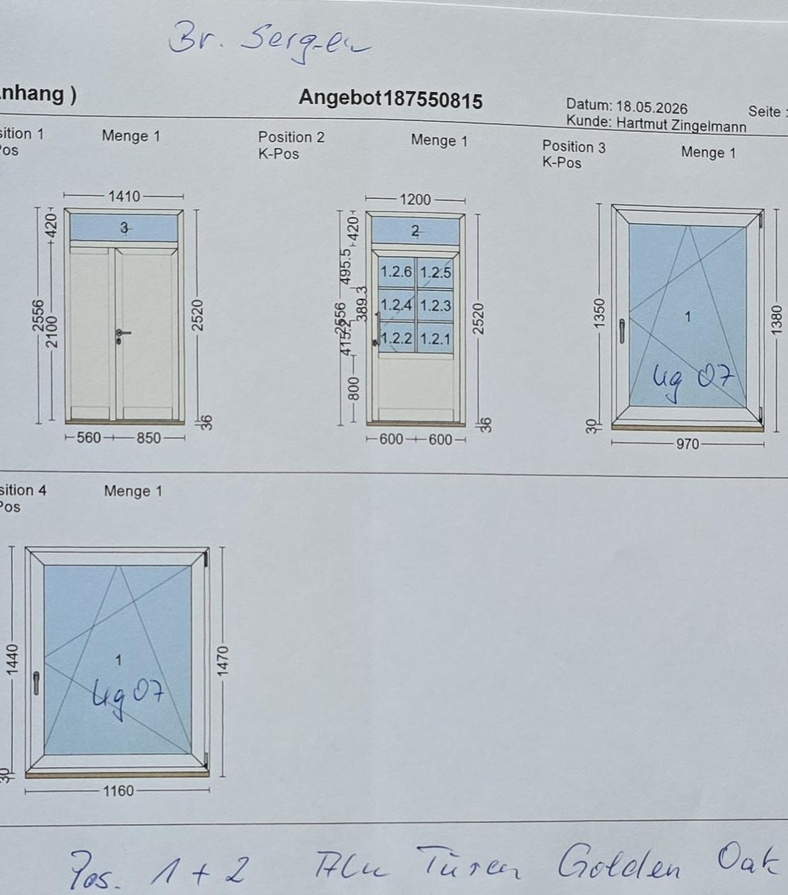
#> input picture samples/geometry_region.jpg, 788 x 895 px, shrunk from 1114 x 1265 before the run
$ python -i ocr_dimensions.py   (imports and definitions only)
#> lines starting #> are read from the running program, lines starting #| are printed output that depends on the picture; after the words box and inside, x2 and y2 are one past the last pixel; in counts of white or black regions, pixels touching at a corner belong together
#> in ocr_dimensions, image is the input picture: shape (895, 788, 3); mean B, G, R 198.3, 191.5, 184.6
### app/core/extractors/dimensions/detect_dimension_regions.py
import cv2


LINE_THRESHOLD = 25
HORIZONTAL_GAP = 50


def detect_dimension_regions(image_path: str):

#> called with image_path = '../../../../samples/geometry_region.jpg'
    image = cv2.imread(
        image_path
    )

    gray = cv2.cvtColor(
        image,
        cv2.COLOR_BGR2GRAY
    )
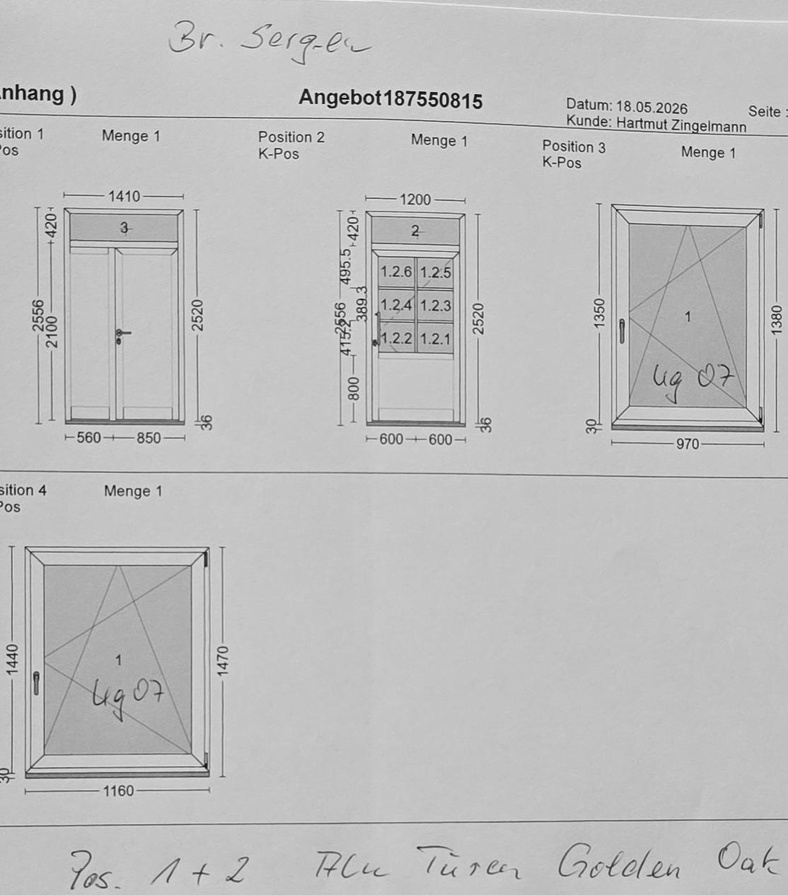
#> gray: shape (895, 788); min 0, max 252, mean 190.3

    blur = cv2.GaussianBlur(

        gray,

        (5, 5),

        0
    )

    thresh = cv2.adaptiveThreshold(

        blur,

        255,

        cv2.ADAPTIVE_THRESH_GAUSSIAN_C,

        cv2.THRESH_BINARY_INV,

        11,

        2
    )
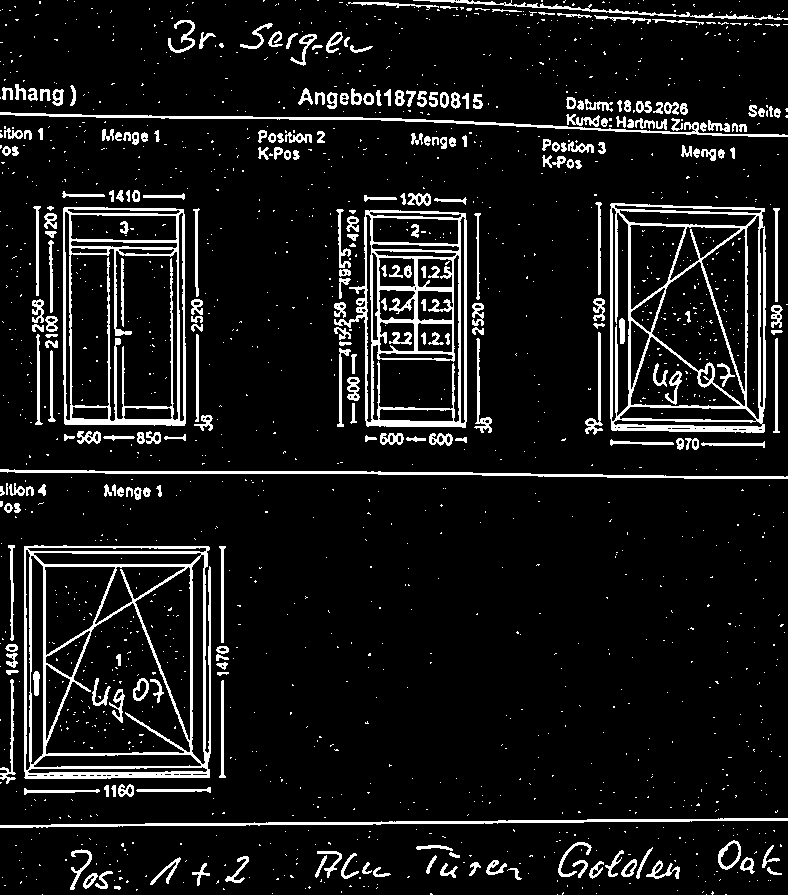
#> thresh: shape (895, 788); 9.4% white; 1597 white regions (1331 under 20 px)

    contours, _ = cv2.findContours(

        thresh,

        cv2.RETR_EXTERNAL,

        cv2.CHAIN_APPROX_SIMPLE
    )
#> contours = 1272 contours, 1044 with area under 20; largest, box (x1, y1, x2, y2) and area: (24, 545, 211, 779) 42264, (610, 203, 766, 433) 34724, (63, 207, 186, 426) 26220, (334, 210, 467, 428) 21944, (0, 469, 788, 479) 1511

    raw_regions = []

    for contour in contours:

        x, y, w, h = cv2.boundingRect(
            contour
        )

        if w < 8:
            continue

        if h < 8:
            continue

        if w > 80:
            continue

        if h > 80:
            continue

        raw_regions.append(
            (x, y, w, h)
        )
#> this loop made 1272 passes
#> (x, y, w, h) on passes 2 to 4: (706, 894, 1, 1), (557, 894, 1, 1), (42, 894, 1, 1)
#> after the loop, raw_regions = 133 items, first 6: (83, 873, 15, 16), (95, 871, 18, 18), (507, 868, 15, 12), (767, 867, 15, 8), (373, 867, 18, 10), (440, 863, 18, 15)

    raw_regions = sorted(
        raw_regions,
        key=lambda r: (r[1], r[0])
    )
#> raw_regions = 133 items, first 6: (594, 15, 57, 9), (168, 20, 27, 33), (240, 23, 33, 26), (268, 31, 15, 16), (199, 32, 17, 17), (326, 32, 17, 21)

    groups = []

    for region in raw_regions:

        x, y, w, h = region

        added = False

        for group in groups:

            gx, gy, gw, gh = group

            same_line = (
                abs(y - gy) < LINE_THRESHOLD
            )

            close_horizontal = (
                abs(x - (gx + gw)) < HORIZONTAL_GAP
            )

            if same_line and close_horizontal:

                new_x = min(gx, x)

                new_y = min(gy, y)

                new_w = max(
                    gx + gw,
                    x + w
                ) - new_x

                new_h = max(
                    gy + gh,
                    y + h
                ) - new_y

                group[0] = new_x
                group[1] = new_y
                group[2] = new_w
                group[3] = new_h

                added = True

                break

        if not added:

            groups.append(
                [x, y, w, h]
            )
#> this loop made 133 passes
#> (x, y, w, h) on passes 1 to 12: (594, 15, 57, 9), (168, 20, 27, 33), (240, 23, 33, 26), (268, 31, 15, 16), (199, 32, 17, 17), (326, 32, 17, 21), (286, 33, 12, 16), (290, 34, 27, 32), (350, 45, 23, 8), (15, 84, 11, 16), (2, 87, 11, 13), (28, 88, 10, 13)

    return [

        tuple(group)

        for group in groups
    ]

### app/core/extractors/dimensions/ocr_dimensions.py
import re

import cv2
import pytesseract

from app.core.extractors.dimensions.detect_dimension_regions import (
    detect_dimension_regions
)


def is_dimension_text(text: str):

    text = text.strip()

    if not text:

        return False

    digits = re.sub(
        r"[^0-9]",
        "",
        text
    )

    if len(digits) < 3:

        return False

    if len(digits) > 5:

        return False

    return True


def clean_dimension_text(text: str):

    digits = re.sub(
        r"[^0-9]",
        "",
        text
    )

    return digits


def prepare_crop_for_ocr(crop):

    gray = cv2.cvtColor(
        crop,
        cv2.COLOR_BGR2GRAY
    )

    padded = cv2.copyMakeBorder(

        gray,

        20,
        20,
        20,
        20,

        cv2.BORDER_CONSTANT,

        value=255
    )

    _, thresh = cv2.threshold(

        padded,

        150,

        255,

        cv2.THRESH_BINARY
    )

    return thresh


def rotate_if_vertical(crop):

    h, w = crop.shape[:2]

    if h > w:

        crop = cv2.rotate(

            crop,

            cv2.ROTATE_90_CLOCKWISE
        )

    return crop


def ocr_dimensions(image_path: str):

    image = cv2.imread(
        image_path
    )

    regions = detect_dimension_regions(
        image_path
    )

    results = []

    for region in regions:

        x, y, w, h = region

        crop = image[
            y:y+h,
            x:x+w
        ]

        crop = rotate_if_vertical(
            crop
        )

        crop = prepare_crop_for_ocr(
            crop
        )

        text = pytesseract.image_to_string(

            crop,

            config="--psm 7 digits"
        )

        text = text.strip()

        if not is_dimension_text(
            text
        ):

            continue

        cleaned = clean_dimension_text(
            text
        )

        results.append({

            "text": cleaned,

            "x": x,
            "y": y,
            "w": w,
            "h": h
        })
#> this loop made 1 pass
#> pass 1, in prepare_crop_for_ocr, `padded = cv2.copyMakeBorder(  gray,  20, 20, 20, 20,  cv2.BORDER_CONST..`:
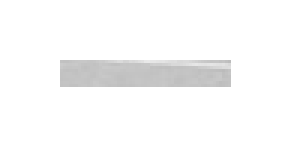
#> padded: shape (49, 97) (shown 3 times larger); min 187, max 255, mean 248.9

    return results

#> (the run stopped early here; a loop or call above may not have finished)

$ run again, on samples/zapytanie1.jpg
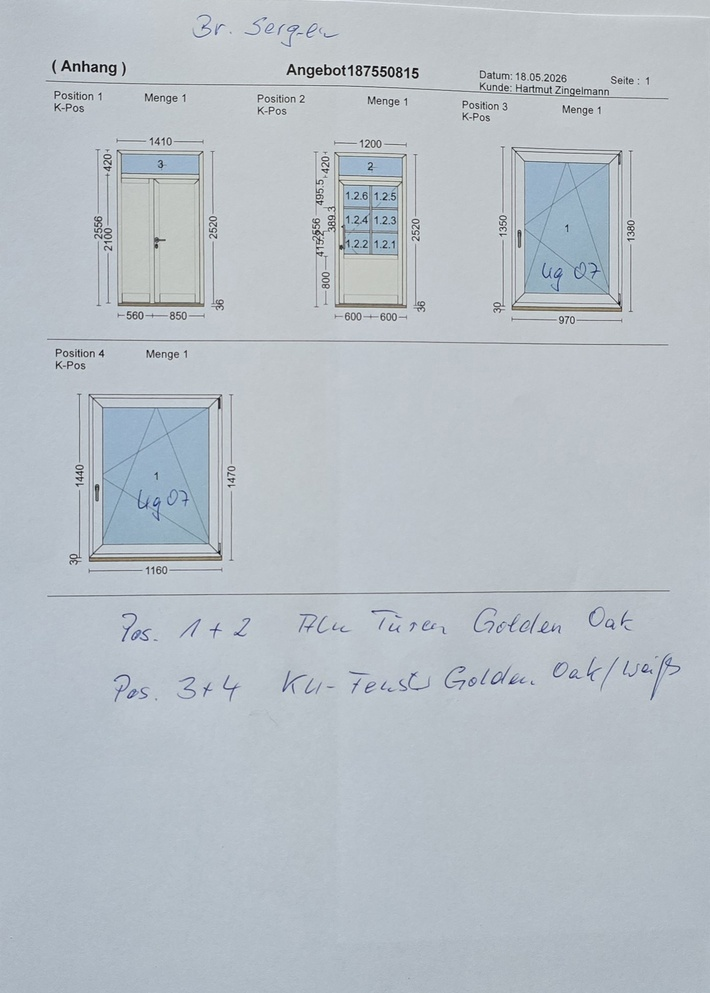
#> input picture samples/zapytanie1.jpg, 710 x 993 px, shrunk from 1392 x 1946 before the run
#> in ocr_dimensions, image is the input picture: shape (993, 710, 3); mean B, G, R 198.1, 190.9, 183.1
#> in detect_dimension_regions, `thresh = cv2.adaptiveThreshold(  blur,  255,  cv2.ADAPTIVE_THRESH_GAUS..`:
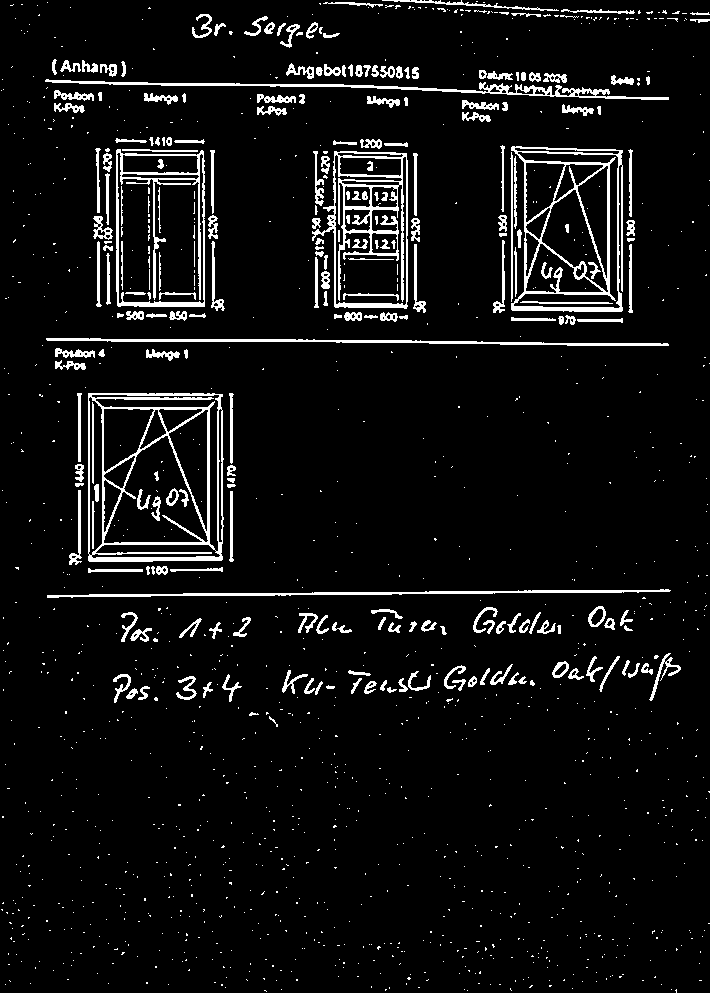
#> thresh: shape (993, 710); 6.4% white; 1377 white regions (1136 under 20 px)
#> contours = 1279 contours, 1108 with area under 20; largest, box (x1, y1, x2, y2) and area: (88, 393, 224, 562) 22392, (511, 146, 623, 312) 15764, (116, 149, 205, 307) 13370, (312, 151, 408, 309) 11477, (45, 79, 669, 100) 1670
#> the loop in detect_dimension_regions, `for contour in contours: ` made 1279 passes
#> (x, y, w, h) on passes 1, 4, 5: (467, 990, 1, 1), (671, 989, 1, 1), (464, 989, 1, 1)
#> after the loop in detect_dimension_regions, `for contour in contours:`: raw_regions = 108 items, first 6: (269, 716, 9, 11), (126, 688, 12, 11), (138, 686, 12, 14), (203, 682, 10, 16), (364, 681, 13, 13), (315, 681, 8, 14)
#> in detect_dimension_regions, `raw_regions = sorted( raw_regions, key=lambda r: (r[1], r[0]) )`: raw_regions = 108 items, first 6: (192, 14, 20, 24), (244, 16, 24, 20), (264, 22, 11, 12), (306, 22, 12, 17), (214, 23, 12, 13), (277, 23, 9, 13)
#> the loop in detect_dimension_regions, `for region in raw_regions: ` made 108 passes
#> after the loop in detect_dimension_regions, `for region in raw_regions:`: group = [126, 686, 24, 14]; groups = 53 items, first 6: [192, 14, 126, 34], [214, 23, 12, 13], [60, 60, 57, 17], [286, 63, 109, 16], [479, 70, 155, 15], [54, 90, 40, 23]
#> regions = 53 items, first 6: (192, 14, 126, 34), (214, 23, 12, 13), (60, 60, 57, 17), (286, 63, 109, 16), (479, 70, 155, 15), (54, 90, 40, 23)
#> the loop in ocr_dimensions, `for region in regions: ` made 1 pass
#> pass 1, in prepare_crop_for_ocr, `_, thresh = cv2.threshold(  padded,  150,  255,  cv2.THRESH_BINARY )`:
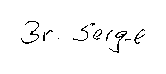
#> thresh: shape (74, 166); 97.5% white; black in thin lines or dots, all inside (x1, y1, x2, y2) = (21, 21, 145, 53)
#> after the loop in ocr_dimensions, `for region in regions:`: results = []
